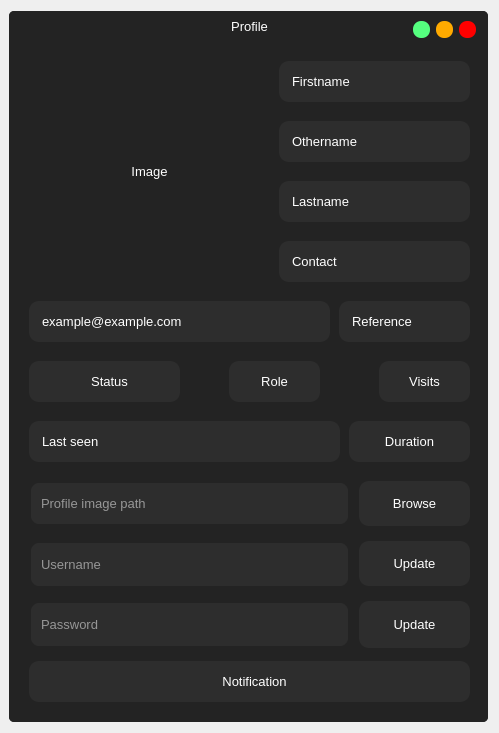
<?xml version="1.0" encoding="UTF-8"?>
<ui version="4.0">
 <class>Profile</class>
 <widget class="QDialog" name="Profile">
  <property name="geometry">
   <rect>
    <x>0</x>
    <y>0</y>
    <width>499</width>
    <height>733</height>
   </rect>
  </property>
  <property name="windowTitle">
   <string>Dialog</string>
  </property>
  <layout class="QVBoxLayout" name="verticalLayout">
   <property name="leftMargin">
    <number>9</number>
   </property>
   <item>
    <widget class="QFrame" name="frame">
     <property name="minimumSize">
      <size>
       <width>400</width>
       <height>400</height>
      </size>
     </property>
     <property name="styleSheet">
      <string notr="true">
	background-color: rgb(35, 35, 35);
	border-radius:30px;
background-color: rgb(45, 45, 45);
</string>
     </property>
     <property name="frameShape">
      <enum>QFrame::NoFrame</enum>
     </property>
     <property name="frameShadow">
      <enum>QFrame::Plain</enum>
     </property>
     <layout class="QVBoxLayout" name="verticalLayout_4">
      <property name="spacing">
       <number>0</number>
      </property>
      <property name="leftMargin">
       <number>0</number>
      </property>
      <property name="topMargin">
       <number>0</number>
      </property>
      <property name="rightMargin">
       <number>0</number>
      </property>
      <property name="bottomMargin">
       <number>0</number>
      </property>
      <item>
       <widget class="QFrame" name="frame_2">
        <property name="minimumSize">
         <size>
          <width>400</width>
          <height>400</height>
         </size>
        </property>
        <property name="styleSheet">
         <string notr="true">QFrame{
	background-color: rgb(35, 35, 35);
	border-radius:5px;
}</string>
        </property>
        <property name="frameShape">
         <enum>QFrame::NoFrame</enum>
        </property>
        <property name="frameShadow">
         <enum>QFrame::Plain</enum>
        </property>
        <layout class="QVBoxLayout" name="verticalLayout_2">
         <property name="spacing">
          <number>0</number>
         </property>
         <property name="leftMargin">
          <number>0</number>
         </property>
         <property name="topMargin">
          <number>0</number>
         </property>
         <property name="rightMargin">
          <number>0</number>
         </property>
         <property name="bottomMargin">
          <number>0</number>
         </property>
         <item>
          <widget class="QFrame" name="frame_4">
           <property name="minimumSize">
            <size>
             <width>400</width>
             <height>0</height>
            </size>
           </property>
           <property name="maximumSize">
            <size>
             <width>16777215</width>
             <height>16777215</height>
            </size>
           </property>
           <property name="frameShape">
            <enum>QFrame::NoFrame</enum>
           </property>
           <property name="frameShadow">
            <enum>QFrame::Plain</enum>
           </property>
           <widget class="QLabel" name="profile">
            <property name="geometry">
             <rect>
              <x>20</x>
              <y>50</y>
              <width>231</width>
              <height>221</height>
             </rect>
            </property>
            <property name="font">
             <font>
              <family>Arial</family>
              <pointsize>10</pointsize>
              <weight>50</weight>
              <bold>false</bold>
             </font>
            </property>
            <property name="styleSheet">
             <string notr="true">QLabel{
	color: rgb(255, 255, 255);
	background-color: rgb(35, 35, 35);
	border-radius: 10px;
	padding-left:10px;
}</string>
            </property>
            <property name="text">
             <string>Image</string>
            </property>
            <property name="alignment">
             <set>Qt::AlignCenter</set>
            </property>
           </widget>
           <widget class="QPushButton" name="btn_close">
            <property name="geometry">
             <rect>
              <x>450</x>
              <y>10</y>
              <width>17</width>
              <height>17</height>
             </rect>
            </property>
            <property name="minimumSize">
             <size>
              <width>16</width>
              <height>16</height>
             </size>
            </property>
            <property name="maximumSize">
             <size>
              <width>17</width>
              <height>17</height>
             </size>
            </property>
            <property name="styleSheet">
             <string notr="true">QPushButton{
	background-color: rgb(255, 0, 0);
	border:none;
	border-radius: 8px;
}

QPushButton:hover{	
	background-color: rgba(255, 0, 0,150);
	
}</string>
            </property>
            <property name="text">
             <string/>
            </property>
           </widget>
           <widget class="QPushButton" name="btn_maximize">
            <property name="geometry">
             <rect>
              <x>427</x>
              <y>10</y>
              <width>17</width>
              <height>17</height>
             </rect>
            </property>
            <property name="minimumSize">
             <size>
              <width>16</width>
              <height>16</height>
             </size>
            </property>
            <property name="maximumSize">
             <size>
              <width>17</width>
              <height>17</height>
             </size>
            </property>
            <property name="styleSheet">
             <string notr="true">QPushButton{
	
	background-color: rgb(255, 170, 0);
	border:none;
	border-radius: 8px;
}

QPushButton:hover{	
	background-color: rgba(255, 170, 0,150);
	
}</string>
            </property>
            <property name="text">
             <string/>
            </property>
           </widget>
           <widget class="QPushButton" name="btn_minimize">
            <property name="geometry">
             <rect>
              <x>404</x>
              <y>10</y>
              <width>17</width>
              <height>17</height>
             </rect>
            </property>
            <property name="minimumSize">
             <size>
              <width>16</width>
              <height>16</height>
             </size>
            </property>
            <property name="maximumSize">
             <size>
              <width>17</width>
              <height>17</height>
             </size>
            </property>
            <property name="styleSheet">
             <string notr="true">QPushButton{
	background-color: rgb(85, 255, 127);
	border:none;
	border-radius: 8px;
}

QPushButton:hover{	
	background-color: rgba(85, 255, 127,150);
	
}</string>
            </property>
            <property name="text">
             <string/>
            </property>
           </widget>
           <widget class="QLabel" name="label_5">
            <property name="geometry">
             <rect>
              <x>10</x>
              <y>0</y>
              <width>40</width>
              <height>40</height>
             </rect>
            </property>
            <property name="minimumSize">
             <size>
              <width>40</width>
              <height>0</height>
             </size>
            </property>
            <property name="maximumSize">
             <size>
              <width>40</width>
              <height>16777215</height>
             </size>
            </property>
            <property name="text">
             <string/>
            </property>
            <property name="pixmap">
             <pixmap resource="../resource/asset.qrc">:/icons/asset/user-check.svg</pixmap>
            </property>
           </widget>
           <widget class="QLabel" name="middlename">
            <property name="geometry">
             <rect>
              <x>270</x>
              <y>110</y>
              <width>191</width>
              <height>41</height>
             </rect>
            </property>
            <property name="font">
             <font>
              <family>MS Shell Dlg 2</family>
              <pointsize>10</pointsize>
              <weight>50</weight>
              <bold>false</bold>
             </font>
            </property>
            <property name="styleSheet">
             <string notr="true">QLabel{
	color: rgb(255, 255, 255);
	background-color: rgb(45, 45, 45);
	border-radius: 10px;
	padding-left:10px;

}</string>
            </property>
            <property name="text">
             <string>Othername</string>
            </property>
            <property name="alignment">
             <set>Qt::AlignLeading|Qt::AlignLeft|Qt::AlignVCenter</set>
            </property>
           </widget>
           <widget class="QLabel" name="contact">
            <property name="geometry">
             <rect>
              <x>270</x>
              <y>230</y>
              <width>191</width>
              <height>41</height>
             </rect>
            </property>
            <property name="font">
             <font>
              <family>MS Shell Dlg 2</family>
              <pointsize>10</pointsize>
              <weight>50</weight>
              <bold>false</bold>
             </font>
            </property>
            <property name="styleSheet">
             <string notr="true">QLabel{
	color: rgb(255, 255, 255);
	background-color: rgb(45, 45, 45);
	border-radius: 10px;
	padding-left:10px;

}</string>
            </property>
            <property name="text">
             <string>Contact</string>
            </property>
            <property name="alignment">
             <set>Qt::AlignLeading|Qt::AlignLeft|Qt::AlignVCenter</set>
            </property>
           </widget>
           <widget class="QLabel" name="firstname">
            <property name="geometry">
             <rect>
              <x>270</x>
              <y>50</y>
              <width>191</width>
              <height>41</height>
             </rect>
            </property>
            <property name="font">
             <font>
              <family>MS Shell Dlg 2</family>
              <pointsize>10</pointsize>
              <weight>50</weight>
              <bold>false</bold>
             </font>
            </property>
            <property name="styleSheet">
             <string notr="true">QLabel{
	color: rgb(255, 255, 255);
	background-color: rgb(45, 45, 45);
	border-radius: 10px;
	padding-left:10px;

}</string>
            </property>
            <property name="text">
             <string>Firstname</string>
            </property>
            <property name="alignment">
             <set>Qt::AlignLeading|Qt::AlignLeft|Qt::AlignVCenter</set>
            </property>
           </widget>
           <widget class="QLabel" name="label_7">
            <property name="geometry">
             <rect>
              <x>180</x>
              <y>350</y>
              <width>40</width>
              <height>40</height>
             </rect>
            </property>
            <property name="minimumSize">
             <size>
              <width>40</width>
              <height>0</height>
             </size>
            </property>
            <property name="maximumSize">
             <size>
              <width>40</width>
              <height>16777215</height>
             </size>
            </property>
            <property name="text">
             <string/>
            </property>
            <property name="pixmap">
             <pixmap resource="../resource/asset.qrc">:/icons/asset/tag.svg</pixmap>
            </property>
           </widget>
           <widget class="QLabel" name="role">
            <property name="geometry">
             <rect>
              <x>220</x>
              <y>350</y>
              <width>91</width>
              <height>41</height>
             </rect>
            </property>
            <property name="font">
             <font>
              <family>MS Shell Dlg 2</family>
              <pointsize>10</pointsize>
              <weight>50</weight>
              <bold>false</bold>
             </font>
            </property>
            <property name="styleSheet">
             <string notr="true">QLabel{
	color: rgb(255, 255, 255);
	background-color: rgb(45, 45, 45);
	border-radius: 10px;

}</string>
            </property>
            <property name="text">
             <string>Role</string>
            </property>
            <property name="alignment">
             <set>Qt::AlignCenter</set>
            </property>
           </widget>
           <widget class="QLabel" name="lastname">
            <property name="geometry">
             <rect>
              <x>270</x>
              <y>170</y>
              <width>191</width>
              <height>41</height>
             </rect>
            </property>
            <property name="font">
             <font>
              <family>MS Shell Dlg 2</family>
              <pointsize>10</pointsize>
              <weight>50</weight>
              <bold>false</bold>
             </font>
            </property>
            <property name="styleSheet">
             <string notr="true">QLabel{
	color: rgb(255, 255, 255);
	background-color: rgb(45, 45, 45);
	border-radius: 10px;
	padding-left:10px;

}</string>
            </property>
            <property name="text">
             <string>Lastname</string>
            </property>
            <property name="alignment">
             <set>Qt::AlignLeading|Qt::AlignLeft|Qt::AlignVCenter</set>
            </property>
           </widget>
           <widget class="QLabel" name="email">
            <property name="geometry">
             <rect>
              <x>20</x>
              <y>290</y>
              <width>301</width>
              <height>41</height>
             </rect>
            </property>
            <property name="font">
             <font>
              <family>MS Shell Dlg 2</family>
              <pointsize>10</pointsize>
              <weight>50</weight>
              <bold>false</bold>
             </font>
            </property>
            <property name="styleSheet">
             <string notr="true">QLabel{
	color: rgb(255, 255, 255);
	background-color: rgb(45, 45, 45);
	border-radius: 10px;
	padding-left:10px;

}</string>
            </property>
            <property name="text">
             <string>example@example.com</string>
            </property>
            <property name="alignment">
             <set>Qt::AlignLeading|Qt::AlignLeft|Qt::AlignVCenter</set>
            </property>
           </widget>
           <widget class="QLabel" name="visits_count">
            <property name="geometry">
             <rect>
              <x>370</x>
              <y>350</y>
              <width>91</width>
              <height>41</height>
             </rect>
            </property>
            <property name="font">
             <font>
              <family>MS Shell Dlg 2</family>
              <pointsize>10</pointsize>
              <weight>50</weight>
              <bold>false</bold>
             </font>
            </property>
            <property name="styleSheet">
             <string notr="true">QLabel{
	color: rgb(255, 255, 255);
	background-color: rgb(45, 45, 45);
	border-radius: 10px;

}</string>
            </property>
            <property name="text">
             <string>Visits</string>
            </property>
            <property name="alignment">
             <set>Qt::AlignCenter</set>
            </property>
           </widget>
           <widget class="QLabel" name="label_8">
            <property name="geometry">
             <rect>
              <x>320</x>
              <y>350</y>
              <width>40</width>
              <height>40</height>
             </rect>
            </property>
            <property name="minimumSize">
             <size>
              <width>40</width>
              <height>0</height>
             </size>
            </property>
            <property name="maximumSize">
             <size>
              <width>40</width>
              <height>16777215</height>
             </size>
            </property>
            <property name="text">
             <string/>
            </property>
            <property name="pixmap">
             <pixmap resource="../resource/asset.qrc">:/icons/asset/activity.svg</pixmap>
            </property>
           </widget>
           <widget class="QLabel" name="last_seen">
            <property name="geometry">
             <rect>
              <x>20</x>
              <y>410</y>
              <width>311</width>
              <height>41</height>
             </rect>
            </property>
            <property name="font">
             <font>
              <family>MS Shell Dlg 2</family>
              <pointsize>10</pointsize>
              <weight>50</weight>
              <bold>false</bold>
             </font>
            </property>
            <property name="styleSheet">
             <string notr="true">QLabel{
	color: rgb(255, 255, 255);
	background-color: rgb(45, 45, 45);
	border-radius: 10px;
	padding-left:10px;

}</string>
            </property>
            <property name="text">
             <string>Last seen</string>
            </property>
            <property name="alignment">
             <set>Qt::AlignLeading|Qt::AlignLeft|Qt::AlignVCenter</set>
            </property>
           </widget>
           <widget class="QLabel" name="duration">
            <property name="geometry">
             <rect>
              <x>340</x>
              <y>410</y>
              <width>121</width>
              <height>41</height>
             </rect>
            </property>
            <property name="font">
             <font>
              <family>MS Shell Dlg 2</family>
              <pointsize>10</pointsize>
              <weight>50</weight>
              <bold>false</bold>
             </font>
            </property>
            <property name="styleSheet">
             <string notr="true">QLabel{
	color: rgb(255, 255, 255);
	background-color: rgb(45, 45, 45);
	border-radius: 10px;
}</string>
            </property>
            <property name="text">
             <string>Duration</string>
            </property>
            <property name="alignment">
             <set>Qt::AlignCenter</set>
            </property>
           </widget>
           <widget class="QLabel" name="status">
            <property name="geometry">
             <rect>
              <x>20</x>
              <y>350</y>
              <width>151</width>
              <height>41</height>
             </rect>
            </property>
            <property name="font">
             <font>
              <family>MS Shell Dlg 2</family>
              <pointsize>10</pointsize>
              <weight>50</weight>
              <bold>false</bold>
             </font>
            </property>
            <property name="styleSheet">
             <string notr="true">QLabel{
	color: rgb(255, 255, 255);
	background-color: rgb(45, 45, 45);
	border-radius: 10px;
	padding-left:10px;

}</string>
            </property>
            <property name="text">
             <string>Status</string>
            </property>
            <property name="alignment">
             <set>Qt::AlignCenter</set>
            </property>
           </widget>
           <widget class="QLabel" name="firstname_2">
            <property name="geometry">
             <rect>
              <x>140</x>
              <y>0</y>
              <width>191</width>
              <height>31</height>
             </rect>
            </property>
            <property name="font">
             <font>
              <family>MS Shell Dlg 2</family>
              <pointsize>10</pointsize>
              <weight>50</weight>
              <bold>false</bold>
             </font>
            </property>
            <property name="styleSheet">
             <string notr="true">QLabel{
	color: rgb(255, 255, 255);
	background-color: rgb(35, 35, 35);
	border-radius: 10px;
	padding-left:10px;

}</string>
            </property>
            <property name="text">
             <string>Profile</string>
            </property>
            <property name="alignment">
             <set>Qt::AlignCenter</set>
            </property>
           </widget>
           <widget class="QLineEdit" name="update_username">
            <property name="geometry">
             <rect>
              <x>20</x>
              <y>530</y>
              <width>321</width>
              <height>47</height>
             </rect>
            </property>
            <property name="minimumSize">
             <size>
              <width>0</width>
              <height>47</height>
             </size>
            </property>
            <property name="maximumSize">
             <size>
              <width>16777215</width>
              <height>45</height>
             </size>
            </property>
            <property name="font">
             <font>
              <pointsize>10</pointsize>
             </font>
            </property>
            <property name="styleSheet">
             <string notr="true">QLineEdit{
    background-color: rgb(45,45,45);
	color: rgb(255, 255, 255);
	border: 2px solid  rgb(35, 35, 35);
	border-radius:10px;
	padding-left: 8px;
}

QLineEdit:hover{
	border:2px solid rgb(35, 35, 35);
}

QLineEdit:focus{
	border:2px solid rgb(255, 255, 255);
}</string>
            </property>
            <property name="placeholderText">
             <string>Username</string>
            </property>
            <property name="clearButtonEnabled">
             <bool>true</bool>
            </property>
           </widget>
           <widget class="QLineEdit" name="update_password">
            <property name="geometry">
             <rect>
              <x>20</x>
              <y>590</y>
              <width>321</width>
              <height>47</height>
             </rect>
            </property>
            <property name="minimumSize">
             <size>
              <width>0</width>
              <height>47</height>
             </size>
            </property>
            <property name="maximumSize">
             <size>
              <width>16777215</width>
              <height>45</height>
             </size>
            </property>
            <property name="font">
             <font>
              <pointsize>10</pointsize>
             </font>
            </property>
            <property name="styleSheet">
             <string notr="true">QLineEdit{
    background-color: rgb(45,45,45);
	color: rgb(255, 255, 255);
	border: 2px solid  rgb(35, 35, 35);
	border-radius:10px;
	padding-left: 8px;
}

QLineEdit:hover{
	border:2px solid rgb(35, 35, 35);
}

QLineEdit:focus{
	border:2px solid rgb(255, 255, 255);
}</string>
            </property>
            <property name="placeholderText">
             <string>Password</string>
            </property>
            <property name="clearButtonEnabled">
             <bool>true</bool>
            </property>
           </widget>
           <widget class="QPushButton" name="btn_update_profile">
            <property name="geometry">
             <rect>
              <x>350</x>
              <y>530</y>
              <width>111</width>
              <height>45</height>
             </rect>
            </property>
            <property name="minimumSize">
             <size>
              <width>0</width>
              <height>45</height>
             </size>
            </property>
            <property name="maximumSize">
             <size>
              <width>16777215</width>
              <height>45</height>
             </size>
            </property>
            <property name="font">
             <font>
              <pointsize>10</pointsize>
             </font>
            </property>
            <property name="styleSheet">
             <string notr="true">QPushButton{
	color: rgb(255, 255, 255);
	background-color: rgb(45, 45, 45);
	border:none;
	border-radius: 10px;
}

QPushButton:hover{
	border-radius: 15px;
}

QPushButton:pressed{
	border: 2px solid rgb(255,255,255);	
}</string>
            </property>
            <property name="text">
             <string>Update</string>
            </property>
            <property name="icon">
             <iconset resource="../resource/asset.qrc">
              <normaloff>:/icons/asset/image.svg</normaloff>:/icons/asset/image.svg</iconset>
            </property>
            <property name="iconSize">
             <size>
              <width>30</width>
              <height>30</height>
             </size>
            </property>
            <property name="flat">
             <bool>true</bool>
            </property>
           </widget>
           <widget class="QLineEdit" name="update_profile">
            <property name="geometry">
             <rect>
              <x>20</x>
              <y>470</y>
              <width>321</width>
              <height>45</height>
             </rect>
            </property>
            <property name="minimumSize">
             <size>
              <width>0</width>
              <height>45</height>
             </size>
            </property>
            <property name="maximumSize">
             <size>
              <width>16777215</width>
              <height>45</height>
             </size>
            </property>
            <property name="font">
             <font>
              <pointsize>10</pointsize>
             </font>
            </property>
            <property name="styleSheet">
             <string notr="true">QLineEdit{
    background-color: rgb(45,45,45);
	color: rgb(255, 255, 255);
	border: 2px solid  rgb(35, 35, 35);
	border-radius:10px;
	padding-left: 8px;
}

QLineEdit:hover{
	border:2px solid rgb(35, 35, 35);
}

QLineEdit:focus{
	border:2px solid rgb(255, 255, 255);
}</string>
            </property>
            <property name="placeholderText">
             <string>Profile image path</string>
            </property>
            <property name="clearButtonEnabled">
             <bool>true</bool>
            </property>
           </widget>
           <widget class="QPushButton" name="btn_update_user">
            <property name="geometry">
             <rect>
              <x>350</x>
              <y>590</y>
              <width>111</width>
              <height>47</height>
             </rect>
            </property>
            <property name="minimumSize">
             <size>
              <width>0</width>
              <height>47</height>
             </size>
            </property>
            <property name="font">
             <font>
              <pointsize>10</pointsize>
             </font>
            </property>
            <property name="styleSheet">
             <string notr="true">QPushButton{
	color: rgb(255, 255, 255);
	background-color: rgb(45, 45, 45);
	border:none;
	border-radius: 10px;
}

QPushButton:hover{
	border-radius: 15px;
}

QPushButton:pressed{
	border: 2px solid rgb(255,255,255);	
}</string>
            </property>
            <property name="text">
             <string>Update</string>
            </property>
            <property name="icon">
             <iconset resource="../resource/asset.qrc">
              <normaloff>:/icons/asset/repeat.svg</normaloff>:/icons/asset/repeat.svg</iconset>
            </property>
            <property name="iconSize">
             <size>
              <width>30</width>
              <height>30</height>
             </size>
            </property>
            <property name="flat">
             <bool>true</bool>
            </property>
           </widget>
           <widget class="QLabel" name="reference">
            <property name="geometry">
             <rect>
              <x>330</x>
              <y>290</y>
              <width>131</width>
              <height>41</height>
             </rect>
            </property>
            <property name="font">
             <font>
              <family>MS Shell Dlg 2</family>
              <pointsize>10</pointsize>
              <weight>50</weight>
              <bold>false</bold>
             </font>
            </property>
            <property name="styleSheet">
             <string notr="true">QLabel{
	color: rgb(255, 255, 255);
	background-color: rgb(45, 45, 45);
	border-radius: 10px;
	padding-left:10px;

}</string>
            </property>
            <property name="text">
             <string>Reference</string>
            </property>
            <property name="alignment">
             <set>Qt::AlignLeading|Qt::AlignLeft|Qt::AlignVCenter</set>
            </property>
           </widget>
           <widget class="QPushButton" name="btn_browse">
            <property name="geometry">
             <rect>
              <x>350</x>
              <y>470</y>
              <width>111</width>
              <height>45</height>
             </rect>
            </property>
            <property name="minimumSize">
             <size>
              <width>0</width>
              <height>45</height>
             </size>
            </property>
            <property name="maximumSize">
             <size>
              <width>16777215</width>
              <height>45</height>
             </size>
            </property>
            <property name="font">
             <font>
              <pointsize>10</pointsize>
             </font>
            </property>
            <property name="styleSheet">
             <string notr="true">QPushButton{
	color: rgb(255, 255, 255);
	background-color: rgb(45, 45, 45);
	border:none;
	border-radius: 10px;
}

QPushButton:hover{
	border-radius: 15px;
}

QPushButton:pressed{
	border: 2px solid rgb(255,255,255);	
}</string>
            </property>
            <property name="text">
             <string>Browse</string>
            </property>
            <property name="icon">
             <iconset resource="../resource/asset.qrc">
              <normaloff>:/icons/asset/file.svg</normaloff>:/icons/asset/file.svg</iconset>
            </property>
            <property name="iconSize">
             <size>
              <width>30</width>
              <height>30</height>
             </size>
            </property>
            <property name="flat">
             <bool>true</bool>
            </property>
           </widget>
           <widget class="QLabel" name="notification">
            <property name="geometry">
             <rect>
              <x>20</x>
              <y>650</y>
              <width>441</width>
              <height>41</height>
             </rect>
            </property>
            <property name="font">
             <font>
              <family>Arial</family>
              <pointsize>10</pointsize>
              <weight>50</weight>
              <bold>false</bold>
             </font>
            </property>
            <property name="styleSheet">
             <string notr="true">QLabel{
	color: rgb(255, 255, 255);
	background-color: rgb(45, 45, 45);
	border-radius: 10px;
	padding-left:10px;
}</string>
            </property>
            <property name="text">
             <string>Notification</string>
            </property>
            <property name="alignment">
             <set>Qt::AlignCenter</set>
            </property>
           </widget>
          </widget>
         </item>
        </layout>
       </widget>
      </item>
     </layout>
    </widget>
   </item>
  </layout>
 </widget>
 <resources>
  <include location="../resource/asset.qrc"/>
 </resources>
 <connections/>
</ui>
